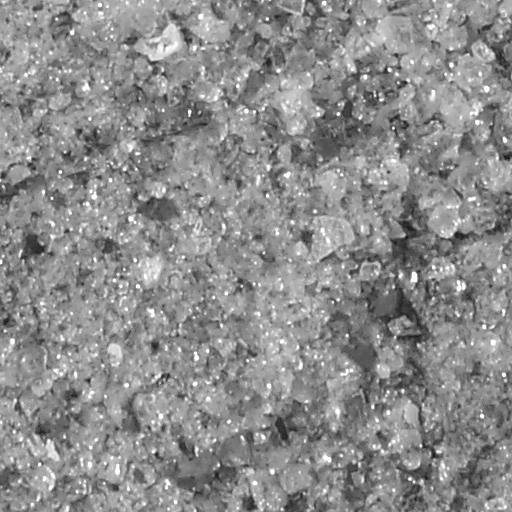
%> input picture data/glass/glass1_t0.png, 512 x 512 px
$ octave HMTseg.m   (GNU Octave 9; MATLAB toolbox functions it lacks are replaced by stand-ins)
%> lines starting %> are read from the running program, lines starting %| are printed output that depends on the picture
### form_wavelet_coef_mat.m
function [ w ] = form_wavelet_coef_mat( img )
%FORM_WAVELET_COEF_MAT Form the wavelet coefficient matrix with size equal
%to the original image size.
%   Detailed explanation goes here

[row, col] = size(img);
%> row = 512; col = 512

wname = 'haar';
% lowpass, horizontal detail, vertical detail, diagonal detail
%[CA, CH, CV, CD] = dwt2(img, wname, 'mode', 'sym');
lvl = log2(row);
%> lvl = 9
[wc, s] = wavedec2(img, lvl, wname);
%> s = [1 1; 1 1; 2 2; 4 4; 8 8; 16 16; 32 32; 64 64; 128 128; 256 256; 512 512]

w = zeros(row, col);
for k = 1: lvl
    j = 2^(k-1); %j2 = j*j;

    % HH subband
    si=j+1; ei=2*j;
    sj=j+1; ej=2*j;
    w(si: ei, sj: ej) = detcoef2('h', wc, s, lvl - k + 1);

    % LH subband
    si=1; ei=j;
    sj=j+1; ej=2*j;
    w(si: ei, sj: ej) = detcoef2('v', wc, s, lvl - k + 1);

    % HL subband
    si=j+1; ei=2*j;
    sj=1; ej=j;
    w(si: ei, sj: ej) = detcoef2('d', wc, s, lvl - k + 1);
end
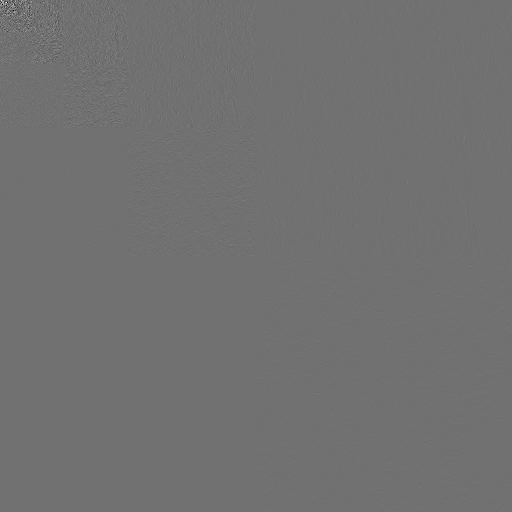
%> w: size 512x512 double; min -6.62, max 8.27, mean 0.000776; drawn with min black and max white

end

### refcode/Hidden Markov tree model/hmttrain.m
function [ES,PS,MU,SI] = hmttrain(w,M,epsilon)
%> called with M = 2
% function [ES,PS,MU,SI] = hmttrain(w,M,epsilon)
%
% train HMT model for wavelet transform data w
%
% M : no. of mixture densities
% w : data (wavelet transform, PxP)
% epsilon : convergence test threshold (1e-5 is reasonable)
%
% ES : MxMxPxP matrix
% PS : MxPxP matrix
% MU : MxPxP matrix
% SI : MxPxP matrix

if nargin < 3
    epsilon = 1e-5;
end

P = size(w,1);
%> P = 512
level = log2(P); %no. of levels of tree
%> level = 9

ES=zeros(M,M,P,P);
PS=zeros(M,P,P);
MU=zeros(M,P,P);
SI=ones(M,P,P);

%initialization of model
for k=1:level
 J = 2^(k-1); J2 = J*J;

 % HH subband
 si=J+1; ei=2*J;
 sj=J+1; ej=2*J;
 mutemp = 0.0;
 sitemp = sum(sum((w(si:ei,sj:ej)-mutemp).^2))/J2;
 sitemp = sitemp*(sitemp > 1e-6) + 1e-6*(sitemp <=1e-6);
 SI(:,si:ei,sj:ej)=repmat(sitemp*linspace(0.5, 2.0,M)',[1 2^(k-1) 2^(k-1)]);
 ES(:,:,si:ei,sj:ej)=repmat(ones(M,M)/M,[1 1 2^(k-1) 2^(k-1)]);
 PS(:,si:ei,sj:ej)=repmat(ones(M,1)/M, [1 2^(k-1) 2^(k-1)]);

 % LH subband
 si=1; ei=J;
 sj=J+1; ej=2*J;
 mutemp = 0.0;
 sitemp = sum(sum((w(si:ei,sj:ej)-mutemp).^2))/J2;
 sitemp = sitemp*(sitemp > 1e-6) + 1e-6*(sitemp <=1e-6);
 SI(:,si:ei,sj:ej)=repmat(sitemp*linspace(0.5,2.0,M)',[1 2^(k-1) 2^(k-1)]);
 ES(:,:,si:ei,sj:ej)=repmat(ones(M,M)/M,[1 1 2^(k-1) 2^(k-1)]);
 PS(:,si:ei,sj:ej)=repmat(ones(M,1)/M, [1 2^(k-1) 2^(k-1)]);

 % HL subband
 si=J+1; ei=2*J;
 sj=1; ej=J;
 mutemp = 0.0;
 sitemp = sum(sum((w(si:ei,sj:ej)-mutemp).^2))/J2;
 sitemp = sitemp*(sitemp > 1e-6) + 1e-6*(sitemp <=1e-6);
 SI(:,si:ei,sj:ej)=repmat(sitemp*linspace(0.5,2.0,M)',[1 2^(k-1) 2^(k-1)]);
 ES(:,:,si:ei,sj:ej)=repmat(ones(M,M)/M,[1 1 2^(k-1) 2^(k-1)]);
 PS(:,si:ei,sj:ej)=repmat(ones(M,1)/M, [1 2^(k-1) 2^(k-1)]);

end;
%> this loop made 9 passes
%> sitemp on passes 1 to 9: 13.79, 10.56, 5.47, 1.52, 0.62, 0.168, 0.0425, 0.0055, 0.000505

conerr = 1.0;
%training of HMM model with tying
while(conerr > epsilon)
 ESP=ES; PSP=PS; MUP=MU; SIP=SI;
 [ES, PS, MU, SI] = emhht(w,ESP,PSP,MUP,SIP,1);
 testcon;
end;
%> this loop made 27 passes
disp('HH subband completed...');

conerr = 1.0;
while(conerr > epsilon)
 ESP=ES; PSP=PS; MUP=MU; SIP=SI;
 [ES, PS, MU, SI] = emlht(w,ESP,PSP,MUP,SIP,1);
 testcon;
end;
%> this loop made 26 passes
disp('LH subband completed...');

conerr = 1.0;
while(conerr > epsilon)
 ESP=ES; PSP=PS; MUP=MU; SIP=SI;
 [ES, PS, MU, SI] = emhlt(w,ESP,PSP,MUP,SIP,1);
 testcon;
end;
disp('HL subband completed...');

### refcode/Hidden Markov tree model/emhht.m
function [ESN,PSN,MUN,SIN]=emhht(w,ES,PS,MU,SI,zm)
%function [ESN,PSN,MUN,SIN]=emhht(w,ES,PS,MU,SI,zm)
% updates HH subband of HMT model once
%
% the data structure of 2-D DWT follows the format used
% in the Rice wavelelet matlab toolbox (see README)
%
% internal variables:
% M : no. of mixture densities
% P : size of image (PxP pixels)
% level : no. of levels of HMT
%
% Input :
% w : data PxP matrix (wavelet transform of an image)
% ES : state transition matrix (MxMxPxP)
% PS : state probability matrix (MxPxP)
% MU : mean matrix (MxPxP)
% SI : variance matrix (MxPxP)
% zm : type of density functions
%  zm = 1 : zero mean (do not update MU)
%  zm = 0 : nonzero mean (update MU)
%
% Output:
% Updated ES PS MU SI in ESN PSN MUN SIN
% BE: optional output: \beta_i(m)

M=size(ES,1);
P=size(w,1);
level=log2(P);
BE=zeros(M,P,P);
BEP=zeros(M,P,P);
BER=zeros(M,P,P);

AL=zeros(M,P,P);
P1=zeros(M,P,P);
P2=zeros(M,M,P,P);

%UP step
wtmp = repmat(w,[1 1 M]);
wtmp = shiftdim(wtmp,2);
si=2^(level-1)+1; ei=P; sj=2^(level-1)+1; ej=P;
gtmp = gauss(wtmp,MU,SI);
scale = repmat(mean(gtmp,1),[M 1 1]);
BE(:,si:ei,sj:ej) = gtmp(:,si:ei,sj:ej)./scale(:,si:ei,sj:ej);

%clear MUtmp SItmp;

for k=level:-1:2
    J=2^(k-1);J2=J*J; si = J+1; ei = 2*J; sj = J+1; ej = 2*J;

    % reshape the left stochastic matrices for easy multiplication
    EStmp = reshape(ES(:,:,si:ei,sj:ej),M,M*J2);

    % prepare for multiplication
    if M == 2
        %%%%%% For M=2 the following is faster
        BEtmp = zeros(M,M*J2);
        BEtmp(:,1:M:(M*J2))=reshape(BE(:,si:ei,sj:ej),M,J2);
        BEtmp(:,2:M:(M*J2))=BEtmp(:,1:M:(M*J2));
    else
        % For general M (not equal to 2) use the following
        %
        BEtmp = zeros(M,M*4^(k-1));
        for m=1:M
            BEtmp(:,m:M:(M*4^(k-1)))=reshape(BE(:,si:ei,sj:ej,:),M,4^(k-1));
        end;
    end;

    BEtmp = reshape(EStmp.*BEtmp,[M M J J]);
    % probability of a tree rooted on parent, given parent is state i (i = 1, 2)
    BEP(:,si:ei,sj:ej) = squeeze(sum(BEtmp,1));

    sni = J/2+1; eni = si-1; snj = J/2+1; enj = sj-1;

    %construct betachild matrix
    BCtmp = BEP(:, si:2:ei, sj:2:ej);
    BCtmp = BCtmp.*BEP(:, si+1:2:ei, sj:2:ej);
    BCtmp = BCtmp.*BEP(:, si:2:ei, sj+1:2:ej);
    BCtmp = BCtmp.*BEP(:, si+1:2:ei, sj+1:2:ej);
    scaletmp = repmat(mean(BCtmp,1),[M 1 1]);
    scale(:,sni:eni,snj:enj) = scale(:,sni:eni,snj:enj).*scaletmp;
    % Mixed Gaussian of the parent, times all its child beta probability
    BE(:,sni:eni,snj:enj)=gtmp(:,sni:eni,snj:enj)./scale(:,sni:eni,snj:enj).*BCtmp;

    %construct BE(:,pai(i),paj(j),dindex) matrix
    Btmp=zeros(M,J,J);
    % BEP (the probability of the tree rooted on one child given the parent)
    % has 4 times entries than BE in quad-tree structure. So expand BE.
    Btmp(:,1:2:J,1:2:J)=BE(:,sni:eni,snj:enj);
    Btmp(:,2:2:J,1:2:J)=BE(:,sni:eni,snj:enj);
    Btmp(:,1:2:J,2:2:J)=BE(:,sni:eni,snj:enj);
    Btmp(:,2:2:J,2:2:J)=BE(:,sni:eni,snj:enj);
    % probability of the set of coefficients obtained by removing one subtree
    % T_{ij} from its parent
    BER(:,si:ei,sj:ej)=Btmp./BEP(:,si:ei,sj:ej);
end;

clear EStmp BEtmp BCtmp Btmp;

%DOWN step
%initialize at the coarsest scale (the dc value would be PS(:, 1, 1) )
% The coarsest HH component is PS(:, 2, 2).
AL(:,2,2) = PS(:,2,2);

for k=2:level
    J = 2^(k-1); J2=J*J;
    si=J+1; ei=2*J; sj=J+1; ej=2*J;
    sni = J/2+1; eni = si-1; snj = J/2+1; enj = sj-1;
    Atmp=zeros(M,J,J);
    % duplicate entries from the next coarser scale
    Atmp(:,1:2:J,1:2:J)=AL(:,sni:eni,snj:enj);
    Atmp(:,2:2:J,1:2:J)=AL(:,sni:eni,snj:enj);
    Atmp(:,1:2:J,2:2:J)=AL(:,sni:eni,snj:enj);
    Atmp(:,2:2:J,2:2:J)=AL(:,sni:eni,snj:enj);

    % multiply by BER for each state (M of them)
    Atmp = repmat(reshape(Atmp.*BER(:,si:ei,sj:ej),1,M*J2),[M 1]);
    EStmp = reshape(ES(:,:,si:ei,sj:ej),M,M*J2);
    ALtmp = reshape(EStmp.*Atmp,[M M J J]);
    AL(:,si:ei,sj:ej) = squeeze(sum(ALtmp,2));
end;

clear Atmp EStmp ALtmp;

%compute probabilities
for k=2:level
    J=2^(k-1); J2=J*J;
    si=J+1; ei=2*J; sj=J+1; ej=2*J;
    sni = J/2+1; eni = si-1; snj = J/2+1; enj = sj-1;

    % given the state of this node, the subtree rooted at the node and the
    % rest of the tree are independent. So multiply them together gives the
    % probability of a node at given state and the entire tree given the
    % hidden parameters.
    temp = repmat(sum(AL(:,si:ei,sj:ej).*BE(:,si:ei,sj:ej), 1),[M 1]);
    % also need to devide by the sum of all products
    % since P(\mathcal{T}_1 | \theta) is the sum of all products
    P1(:,si:ei,sj:ej) = AL(:,si:ei,sj:ej).*BE(:,si:ei,sj:ej)./temp;

    %compute P2

    % prepare for multiplication
    if M == 2
        % For M=2 the following may be faster
        BEtmp = zeros(M,M*J2);
        BEtmp(:,1:M:(M*J2))=reshape(BE(:,si:ei,sj:ej),M,J2);
        BEtmp(:,2:M:(M*J2))=BEtmp(:,1:M:(M*J2));
    else
        % For general M (not equal to 2) use the following
        BEtmp = zeros(M,M*J2);
        for m=1:M
            BEtmp(:,m:M:(M*J2))=reshape(BE(:,si:ei,sj:ej,:),M,J2);
        end;
    end;

    BEtmp = reshape(BEtmp,[M M J J]);

    EStmp = ES(:,:,si:ei,sj:ej);
    % expand alpha_{parent}
    Atmp=zeros(M,J,J);
    Atmp(:,1:2:J,1:2:J)=AL(:,sni:eni,snj:enj);
    Atmp(:,2:2:J,1:2:J)=AL(:,sni:eni,snj:enj);
    Atmp(:,1:2:J,2:2:J)=AL(:,sni:eni,snj:enj);
    Atmp(:,2:2:J,2:2:J)=AL(:,sni:eni,snj:enj);
    Atmp = repmat(reshape(Atmp,1,M*J2),[M 1]);
    Atmp = reshape(Atmp,[M M J J]);
    BERtmp = repmat(reshape(BER(:,si:ei,sj:ej),1,M*J2),[M 1]);
    BERtmp = reshape(BERtmp,[M M J J]);
    temp = repmat(reshape(temp,1,M*J2),[M 1]);
    temp = reshape(temp, [M M J J]);
    % the formula for
    % P(S_i = m, S_{\rou(i)} = n, \mathcal{T}_1 | \theta)
    % similarly, need to devide by the sum of all
    % P(S_i = m, \mathcal{T}_1 | \theta)
    % (only 2 of them if M = 2)
    P2(:,:,si:ei,sj:ej)=BEtmp.*EStmp.*Atmp.*BERtmp./temp;
end;
% Base case
P1(:,2,2)=AL(:,2,2).*BE(:,2,2)./repmat(sum(AL(:,2,2).*BE(:,2,2),1),[M 1 1]);

clear temp BEtmp EStmp Atmp BERtmp;

%M step
PS(:,2,2)=P1(:,2,2);

% all the averaging is because of the Gaussian distribution
for k=2:level
    J=2^(k-1); J2=J*J;
    si=J+1; ei=2*J; sj=J+1; ej=2*J;
    sni = J/2+1; eni = si-1; snj = J/2+1; enj = sj-1;

    % update probability of states
    % at each scale sum together all possible
    pstmp = sum(sum(P1(:,si:ei,sj:ej),3),2)/J2;
    pstmp = pstmp.*(pstmp>1e-4)+1e-4*(pstmp<=1e-4);
    PS(:,si:ei,sj:ej) = repmat(pstmp,[1 J J]);

    if zm == 0
        % do not update MU if zero mean densities
        mutmp = sum(sum(wtmp(:,si:ei,sj:ej).*P1(:,si:ei,sj:ej),3),2)/J2;
        MU(:,si:ei,sj:ej) = repmat(mutmp,[1 J J])./PS(:,si:ei,sj:ej);
    end;

    % weighting averaging of empirical variances with weight chosen (P1) in
    % proportion to the probability of each mixture.
    sitmp = sum(sum((wtmp(:,si:ei,sj:ej)-MU(:,si:ei,sj:ej)).^2.*P1(:,si:ei,sj:ej),3),2)/J2;
    % divide by the sum (which is the probability for each state)
    SI(:,si:ei,sj:ej) = repmat(sitmp,[1 J J])./PS(:,si:ei,sj:ej);

    estmp =sum(sum(P2(:,:,si:ei,sj:ej),4),3)/J2;
    ptmp = [PS(:,sni,snj)'; PS(:,sni,snj)'];
    ES(:,:,si:ei,sj:ej)= repmat(estmp,[1 1 J J])./repmat(ptmp,[1 1 J J]);
end; %k

ESN=ES; PSN=PS; MUN=MU; SIN=SI;

### refcode/Hidden Markov tree model/testcon.m
% compute convergence error

muerr = sum(sum(sum((MUP-MU).^2)));
sierr = sum(sum(sum((SIP-SI).^2)));
eserr = sum(sum(sum(sum((ESP-ES).^2))));

conerr = max(sierr,eserr)/J2;
%disp(conerr);

### refcode/Hidden Markov tree model/emlht.m
function [ESN,PSN,MUN,SIN]=emlht(w,ES,PS,MU,SI,zm)
%function [ESN,PSN,MUN,SIN]=emlht(w,ES,PS,MU,SI,zm)
% updates LH subband of HMT model once
% by tying within scale for each subband.
%
% the data structure of 2-D DWT follows the format used
% in the Rice wavelelet matlab toolbox (see README)
%
% internal variables:
% M : no. of mixture densities
% P : size of image (PxP pixels)
% level : no. of levels of HMT
%
% Input :
% w : data PxP matrix (wavelet transform of an image)
% ES : state transition matrix (MxMxPxP)
% PS : state probability matrix (MxPxP)
% MU : mean matrix (MxPxP)
% SI : variance matrix (MxPxP)
% zm : type of density functions
%  zm = 1 : zero mean (do not update MU)
%  zm = 0 : nonzero mean (update MU)
%
% Output:
% Updated ES PS MU SI in ESN PSN MUN SIN

M=size(ES,1);
P=size(w,1);
level=log2(P);
BE=zeros(M,P,P);
BEP=zeros(M,P,P);
BER=zeros(M,P,P);

AL=zeros(M,P,P);
P1=zeros(M,P,P);
P2=zeros(M,M,P,P);

%UP step
wtmp = repmat(w,[1 1 M]);
wtmp = shiftdim(wtmp,2);
si=1; ei=2^(level-1); sj=2^(level-1)+1; ej=P;
gtmp = gauss(wtmp,MU,SI);
scale = repmat(mean(gtmp,1),[M 1 1]);
BE(:,si:ei,sj:ej) = gtmp(:,si:ei,sj:ej)./scale(:,si:ei,sj:ej);

%clear MUtmp SItmp;

for k=level:-1:2
 J=2^(k-1);J2=J*J; si = 1; ei = J; sj = J+1; ej = 2*J;

 EStmp = reshape(ES(:,:,si:ei,sj:ej),M,M*J2);

 if M == 2
  %%%%%% For M=2 the following is faster
  BEtmp = zeros(M,M*J2);
  BEtmp(:,1:M:(M*J2))=reshape(BE(:,si:ei,sj:ej),M,J2);
  BEtmp(:,2:M:(M*J2))=BEtmp(:,1:M:(M*J2));
 else
  % For general M (not equal to 2) use the following
  %
  BEtmp = zeros(M,M*4^(k-1));
  for m=1:M
   BEtmp(:,m:M:(M*4^(k-1)))=reshape(BE(:,si:ei,sj:ej,:),M,4^(k-1));
  end;
 end;

 BEtmp = reshape(EStmp.*BEtmp,[M M J J]);
 BEP(:,si:ei,sj:ej) = squeeze(sum(BEtmp,1));

 sni = 1; eni = J/2; snj = J/2+1; enj = J;

%construct betachild matrix here
 BCtmp = BEP(:,si:2:ei,sj:2:ej);
 BCtmp = BCtmp.*BEP(:,si+1:2:ei,sj:2:ej);
 BCtmp = BCtmp.*BEP(:,si:2:ei,sj+1:2:ej);
 BCtmp = BCtmp.*BEP(:,si+1:2:ei,sj+1:2:ej);
 scaletmp = repmat(mean(BCtmp,1),[M 1 1]);
 scale(:,sni:eni,snj:enj) = scale(:,sni:eni,snj:enj).*scaletmp;
 BE(:,sni:eni,snj:enj)=gtmp(:,sni:eni,snj:enj)./scale(:,sni:eni,snj:enj).*BCtmp;

%construct BE(:,pai(i),paj(j),dindex) matrix
 Btmp=zeros(M,J,J);
 Btmp(:,1:2:J,1:2:J)=BE(:,sni:eni,snj:enj);
 Btmp(:,2:2:J,1:2:J)=BE(:,sni:eni,snj:enj);
 Btmp(:,1:2:J,2:2:J)=BE(:,sni:eni,snj:enj);
 Btmp(:,2:2:J,2:2:J)=BE(:,sni:eni,snj:enj);
 BER(:,si:ei,sj:ej)=Btmp./BEP(:,si:ei,sj:ej);
end;

clear EStmp BEtmp BCtmp Btmp;

%DOWN step
 %initialize
 AL(:,1,2) = PS(:,1,2);

 for k=2:level
  J = 2^(k-1); J2=J*J;
  si=1; ei=J; sj=J+1; ej=2*J;
  sni = 1; eni = J/2; snj = J/2+1; enj = J;
  Atmp=zeros(M,J,J);
  Atmp(:,1:2:J,1:2:J)=AL(:,sni:eni,snj:enj);
  Atmp(:,2:2:J,1:2:J)=AL(:,sni:eni,snj:enj);
  Atmp(:,1:2:J,2:2:J)=AL(:,sni:eni,snj:enj);
  Atmp(:,2:2:J,2:2:J)=AL(:,sni:eni,snj:enj);

  Atmp = repmat(reshape(Atmp.*BER(:,si:ei,sj:ej),1,M*J2),[M 1]);
  EStmp = reshape(ES(:,:,si:ei,sj:ej),M,M*J2);
  ALtmp = reshape(EStmp.*Atmp,[M M J J]);
  AL(:,si:ei,sj:ej) = squeeze(sum(ALtmp,2));
 end;

 clear Atmp EStmp ALtmp;

%compute probabilities
for k=2:level
 J=2^(k-1); J2=J*J;
 si=1; ei=J; sj=J+1; ej=2*J;
 sni = 1; eni = J/2; snj = J/2+1; enj = J;

 temp = repmat(sum(AL(:,si:ei,sj:ej).*BE(:,si:ei,sj:ej), 1),[M 1]);
 P1(:,si:ei,sj:ej) = AL(:,si:ei,sj:ej).*BE(:,si:ei,sj:ej)./temp;

 %compute P2

 if M == 2
  % For M=2 the following may be faster
  BEtmp = zeros(M,M*J2);
  BEtmp(:,1:M:(M*J2))=reshape(BE(:,si:ei,sj:ej),M,J2);
  BEtmp(:,2:M:(M*J2))=BEtmp(:,1:M:(M*J2));
 else
  % For general M (not equal to 2) use the following
   BEtmp = zeros(M,M*J2);
  for m=1:M
   BEtmp(:,m:M:(M*J2))=reshape(BE(:,si:ei,sj:ej,:),M,J2);
  end;
 end;

 BEtmp = reshape(BEtmp,[M M J J]);

 EStmp = ES(:,:,si:ei,sj:ej);
 Atmp=zeros(M,J,J);
 Atmp(:,1:2:J,1:2:J)=AL(:,sni:eni,snj:enj);
 Atmp(:,2:2:J,1:2:J)=AL(:,sni:eni,snj:enj);
 Atmp(:,1:2:J,2:2:J)=AL(:,sni:eni,snj:enj);
 Atmp(:,2:2:J,2:2:J)=AL(:,sni:eni,snj:enj);
 Atmp = repmat(reshape(Atmp,1,M*J2),[M 1]);
 Atmp = reshape(Atmp,[M M J J]);
 BERtmp = repmat(reshape(BER(:,si:ei,sj:ej),1,M*J2),[M 1]);
 BERtmp = reshape(BERtmp,[M M J J]);
 temp = repmat(reshape(temp,1,M*J2),[M 1]);
 temp = reshape(temp, [M M J J]);
 P2(:,:,si:ei,sj:ej)=BEtmp.*EStmp.*Atmp.*BERtmp./temp;
end;
P1(:,1,2)=AL(:,1,2).*BE(:,1,2)./repmat(sum(AL(:,1,2).*BE(:,1,2),1),[M 1 1]);

clear temp BEtmp EStmp Atmp BERtmp;

%PSP=PS; ESP=ES; MUP=MU; SIP=SI;

%M step
PS(:,1,2)=P1(:,1,2);

for k=2:level
 J=2^(k-1); J2=J*J;
 si=1; ei=J; sj=J+1; ej=2*J;
 sni = 1; eni = J/2; snj = J/2+1; enj = J;

 pstmp = sum(sum(P1(:,si:ei,sj:ej),3),2)/J2;
 pstmp = pstmp.*(pstmp>1e-4)+1e-4*(pstmp<=1e-4);
 PS(:,si:ei,sj:ej) = repmat(pstmp,[1 J J]);

 if zm == 0
  % do not update MU if zero mean densities
  mutmp = sum(sum(wtmp(:,si:ei,sj:ej).*P1(:,si:ei,sj:ej),3),2)/J2;
  MU(:,si:ei,sj:ej) = repmat(mutmp,[1 J J])./PS(:,si:ei,sj:ej);
 end;

 sitmp = sum(sum((wtmp(:,si:ei,sj:ej)-MU(:,si:ei,sj:ej)).^2.*P1(:,si:ei,sj:ej),3),2)/J2;

 SI(:,si:ei,sj:ej) = repmat(sitmp,[1 J J])./PS(:,si:ei,sj:ej);

 estmp =sum(sum(P2(:,:,si:ei,sj:ej),4),3)/J2;
 ptmp = [PS(:,sni,snj)'; PS(:,sni,snj)'];
 ES(:,:,si:ei,sj:ej)= repmat(estmp,[1 1 J J])./repmat(ptmp,[1 1 J J]);
end; %k

ESN=ES; PSN=PS; MUN=MU; SIN=SI;

### refcode/Hidden Markov tree model/emhlt.m
function [ESN,PSN,MUN,SIN]=emhlt(w,ES,PS,MU,SI,zm)
%function [ESN,PSN,MUN,SIN]=emhlt(w,ES,PS,MU,SI,zm)
% updates HL subband of HMT model once
%
% the data structure of 2-D DWT follows the format used
% in the Rice wavelelet matlab toolbox (see README)
%
% internal variables:
% M : no. of mixture densities
% P : size of image (PxP pixels)
% level : no. of levels of HMT
%
% Input :
% w : data PxP matrix (wavelet transform of an image)
% ES : state transition matrix (MxMxPxP)
% PS : state probability matrix (MxPxP)
% MU : mean matrix (MxPxP)
% SI : variance matrix (MxPxP)
% zm : type of density functions
%  zm = 1 : zero mean (do not update MU)
%  zm = 0 : nonzero mean (update MU)
%
% Output:
% Updated ES PS MU SI in ESN PSN MUN SIN

M=size(ES,1);
P=size(w,1);
level=log2(P);
BE=zeros(M,P,P);
BEP=zeros(M,P,P);
BER=zeros(M,P,P);

AL=zeros(M,P,P);
P1=zeros(M,P,P);
P2=zeros(M,M,P,P);

%UP step
wtmp = repmat(w,[1 1 M]);
wtmp = shiftdim(wtmp,2);
si=2^(level-1)+1; ei=P; sj=1; ej=2^(level-1);
gtmp = gauss(wtmp,MU,SI);
scale = repmat(mean(gtmp,1),[M 1 1]);
BE(:,si:ei,sj:ej) = gtmp(:,si:ei,sj:ej)./scale(:,si:ei,sj:ej);

%clear MUtmp SItmp;

for k=level:-1:2
 J=2^(k-1);J2=J*J; si = J+1; ei = 2*J; sj = 1; ej = J;

 EStmp = reshape(ES(:,:,si:ei,sj:ej),M,M*J2);

 if M == 2
  %%%%%% For M=2 the following is faster
  BEtmp = zeros(M,M*J2);
  BEtmp(:,1:M:(M*J2))=reshape(BE(:,si:ei,sj:ej),M,J2);
  BEtmp(:,2:M:(M*J2))=BEtmp(:,1:M:(M*J2));
 else
  % For general M (not equal to 2) use the following
  %
  BEtmp = zeros(M,M*4^(k-1));
  for m=1:M
   BEtmp(:,m:M:(M*4^(k-1)))=reshape(BE(:,si:ei,sj:ej,:),M,4^(k-1));
  end;
 end;

 BEtmp = reshape(EStmp.*BEtmp,[M M J J]);
 BEP(:,si:ei,sj:ej) = squeeze(sum(BEtmp,1));

 sni = J/2+1; eni = J; snj = 1; enj = J/2;

%construct betachild matrix here
 BCtmp = BEP(:,si:2:ei,sj:2:ej);
 BCtmp = BCtmp.*BEP(:,si+1:2:ei,sj:2:ej);
 BCtmp = BCtmp.*BEP(:,si:2:ei,sj+1:2:ej);
 BCtmp = BCtmp.*BEP(:,si+1:2:ei,sj+1:2:ej);
 scaletmp = repmat(mean(BCtmp,1),[M 1 1]);
 scale(:,sni:eni,snj:enj) = scale(:,sni:eni,snj:enj).*scaletmp;
 BE(:,sni:eni,snj:enj)=gtmp(:,sni:eni,snj:enj)./scale(:,sni:eni,snj:enj).*BCtmp;

%construct BE(:,pai(i),paj(j),dindex) matrix
 Btmp=zeros(M,J,J);
 Btmp(:,1:2:J,1:2:J)=BE(:,sni:eni,snj:enj);
 Btmp(:,2:2:J,1:2:J)=BE(:,sni:eni,snj:enj);
 Btmp(:,1:2:J,2:2:J)=BE(:,sni:eni,snj:enj);
 Btmp(:,2:2:J,2:2:J)=BE(:,sni:eni,snj:enj);
 BER(:,si:ei,sj:ej)=Btmp./BEP(:,si:ei,sj:ej);
end;

clear EStmp BEtmp BCtmp Btmp;

%DOWN step
 %initialize
 AL(:,2,1) = PS(:,2,1);

 for k=2:level
  J = 2^(k-1); J2=J*J;
  si=J+1; ei=2*J; sj=1; ej=J;
  sni = J/2+1; eni = J; snj = 1; enj = J/2;
  Atmp=zeros(M,J,J);
  Atmp(:,1:2:J,1:2:J)=AL(:,sni:eni,snj:enj);
  Atmp(:,2:2:J,1:2:J)=AL(:,sni:eni,snj:enj);
  Atmp(:,1:2:J,2:2:J)=AL(:,sni:eni,snj:enj);
  Atmp(:,2:2:J,2:2:J)=AL(:,sni:eni,snj:enj);

  Atmp = repmat(reshape(Atmp.*BER(:,si:ei,sj:ej),1,M*J2),[M 1]);
  EStmp = reshape(ES(:,:,si:ei,sj:ej),M,M*J2);
  ALtmp = reshape(EStmp.*Atmp,[M M J J]);
  AL(:,si:ei,sj:ej) = squeeze(sum(ALtmp,2));
 end;

 clear Atmp EStmp ALtmp;

%compute probabilities
for k=2:level
 J=2^(k-1); J2=J*J;
 si=J+1; ei=2*J; sj=1; ej=J;
 sni = J/2+1; eni = J; snj = 1; enj = J/2;

 temp = repmat(sum(AL(:,si:ei,sj:ej).*BE(:,si:ei,sj:ej), 1),[M 1]);
 P1(:,si:ei,sj:ej) = AL(:,si:ei,sj:ej).*BE(:,si:ei,sj:ej)./temp;

 %compute P2

 if M == 2
  % For M=2 the following may be faster
  BEtmp = zeros(M,M*J2);
  BEtmp(:,1:M:(M*J2))=reshape(BE(:,si:ei,sj:ej),M,J2);
  BEtmp(:,2:M:(M*J2))=BEtmp(:,1:M:(M*J2));
 else
  % For general M (not equal to 2) use the following
   BEtmp = zeros(M,M*J2);
  for m=1:M
   BEtmp(:,m:M:(M*J2))=reshape(BE(:,si:ei,sj:ej,:),M,J2);
  end;
 end;

 BEtmp = reshape(BEtmp,[M M J J]);

 EStmp = ES(:,:,si:ei,sj:ej);
 Atmp=zeros(M,J,J);
 Atmp(:,1:2:J,1:2:J)=AL(:,sni:eni,snj:enj);
 Atmp(:,2:2:J,1:2:J)=AL(:,sni:eni,snj:enj);
 Atmp(:,1:2:J,2:2:J)=AL(:,sni:eni,snj:enj);
 Atmp(:,2:2:J,2:2:J)=AL(:,sni:eni,snj:enj);
 Atmp = repmat(reshape(Atmp,1,M*J2),[M 1]);
 Atmp = reshape(Atmp,[M M J J]);
 BERtmp = repmat(reshape(BER(:,si:ei,sj:ej),1,M*J2),[M 1]);
 BERtmp = reshape(BERtmp,[M M J J]);
 temp = repmat(reshape(temp,1,M*J2),[M 1]);
 temp = reshape(temp, [M M J J]);
 P2(:,:,si:ei,sj:ej)=BEtmp.*EStmp.*Atmp.*BERtmp./temp;
end;
P1(:,2,1)=AL(:,2,1).*BE(:,2,1)./repmat(sum(AL(:,2,1).*BE(:,2,1),1),[M 1 1]);

clear temp BEtmp EStmp Atmp BERtmp;

%PSP=PS; ESP=ES; MUP=MU; SIP=SI;

%M step
PS(:,2,1)=P1(:,2,1);

for k=2:level
 J=2^(k-1); J2=J*J;
 si=J+1; ei=2*J; sj=1; ej=J;
 sni = J/2+1; eni = J; snj = 1; enj = J/2;

 pstmp = sum(sum(P1(:,si:ei,sj:ej),3),2)/J2;
 pstmp = pstmp.*(pstmp>1e-4)+1e-4*(pstmp<=1e-4);
 PS(:,si:ei,sj:ej) = repmat(pstmp,[1 J J]);

 if zm == 0
  % do not update MU if zero mean densities
  mutmp = sum(sum(wtmp(:,si:ei,sj:ej).*P1(:,si:ei,sj:ej),3),2)/J2;
  MU(:,si:ei,sj:ej) = repmat(mutmp,[1 J J])./PS(:,si:ei,sj:ej);
 end;

 sitmp = sum(sum((wtmp(:,si:ei,sj:ej)-MU(:,si:ei,sj:ej)).^2.*P1(:,si:ei,sj:ej),3),2)/J2;

 SI(:,si:ei,sj:ej) = repmat(sitmp,[1 J J])./PS(:,si:ei,sj:ej);

 estmp =sum(sum(P2(:,:,si:ei,sj:ej),4),3)/J2;
 ptmp = [PS(:,sni,snj)'; PS(:,sni,snj)'];
 ES(:,:,si:ei,sj:ej)= repmat(estmp,[1 1 J J])./repmat(ptmp,[1 1 J J]);
end; %k

ESN=ES; PSN=PS; MUN=MU; SIN=SI;

### refcode/Hidden Markov tree model/gauss.m
function [y]=gauss(w,mu,s)
y=1./sqrt(2.0*pi*s).*exp(-(w-mu).^2./(2.0*s))+1e-15;

### HMTseg.m
%% HMT segmentation


%% Texture
ES = cell(3, 1); PS = cell(3, 1); MU = cell(3, 1); SI = cell(3, 1);

% [11 lines of commented-out code are left out]

img1 = double(rgb2gray(imread('data/glass/glass1_t0.png')) ) / 255;
w = form_wavelet_coef_mat(img1);
%> (the run ends here)
